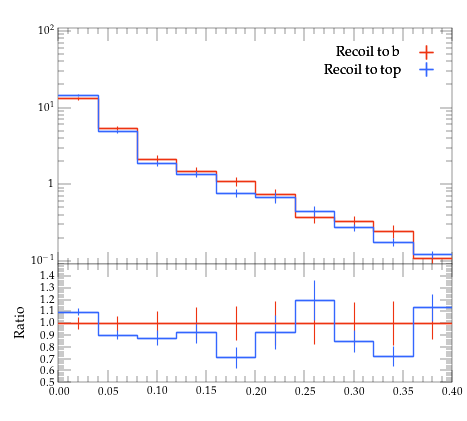

Python code for this plot:
#! /usr/bin/env python

# This Python script was auto-generated using YODA v2.0.2.
# Analysis object: /ATLAS_2013_I1243871/b_rho_ptbin6
# Timestamp: 06-08-2026 (15:14:29)

import matplotlib as mpl
import matplotlib.pyplot as plt
mpl.use('Agg') # comment out for interactive use
import os
import numpy as np

plotDir = os.path.split(os.path.realpath(__file__))[0]
if 'YODA_USER_PLOT_PATH' in globals():
    plot_outdir = globals()['YODA_USER_PLOT_PATH']
else:
    plot_outdir = plotDir

#plot style
plt.style.use(os.path.join(plotDir, '../default.mplstyle'))
# plot metadata
figW, figH = plt.rcParams['figure.figsize']
ax_xLabel = r''
ax_yLabel = r''
ax_title  = r''
ax_xScale = 'linear'
ax_yScale = 'log'
xLims = (0.0, 0.4)
yLims = (0.09000000000000001, 110.00000000000001)

# TeX-friendly labels for the legend
labels = {
    'legend' : ([ r"Recoil to b", r"Recoil to top" ], r""),
}

# Adjust canvas width and height
canvasW = 10.0
canvasH = 9.0
figW *= canvasW/10.
figH *= canvasH/9.

# Create figure and axis objects
fig, (ax, ratio0_ax) = plt.subplots(2, 1, sharex=True,
                  figsize=(figW,figH), gridspec_kw={'height_ratios': (6.0, 3.0)})

# Set figure margins
plt.subplots_adjust(
    left   = 1.0 * plt.rcParams['figure.subplot.left'],
    right  = 1.0 * plt.rcParams['figure.subplot.right'],
    top    = 1.0 * plt.rcParams['figure.subplot.top'],
    bottom = 1.0 * plt.rcParams['figure.subplot.bottom'])

ratio0_ax.yaxis.set_major_locator(mpl.ticker.MultipleLocator(0.1))
ratio0_ax.set_ylim(0.5, 1.4999)
ratio0_ax.set_ylabel('Ratio')

# the numerical data is stored in a separate file
dataf = dict()
prefix = os.path.split(__file__)[0]
if prefix:    prefix = prefix + '/'
exec(open(prefix+'b_rho_ptbin6__data.py').read(), dataf)


legend_handles = dict() # keep track of handles for the legend

# style options for curves
# starts at zorder>=5 to draw curve on top of legend
styles = {
  'recoil_b': {
    'color' : '#EE3311',
    'linestyle' : '-',
    'linewidth' : 1,
    'marker' : 'none',
    'markersize' : 2,
    'capsize' : 0.0,
    'zorder' : 5,
    'histstyle' : 1,
    'drawstyle' : 'steps-pre',
    'xerrorbars' : 1,
    'yerrorbars' : 1,
    'fillcolor' : None,
    'fillopacity' : 1.0,
    'ratio0_linestyle' : '-',
    'ratio0_linewidth' : 1,
    'ratio0_marker' : 'none',
    'ratio0_markersize' : 2,
    'ratio0_capsize' : 0.0,
    'ratio0_zorder' : 5,
    'ratio0_histstyle' : 1,
    'ratio0_drawstyle' : 'steps-pre',
    'ratio0_xerrorbars' : 1,
    'ratio0_yerrorbars' : 1,
  },
  'recoil_t': {
    'color' : '#3366FF',
    'linestyle' : '-',
    'linewidth' : 1,
    'marker' : 'none',
    'markersize' : 2,
    'capsize' : 0.0,
    'zorder' : 6,
    'histstyle' : 1,
    'drawstyle' : 'steps-pre',
    'xerrorbars' : 1,
    'yerrorbars' : 1,
    'fillcolor' : None,
    'fillopacity' : 1.0,
    'ratio0_linestyle' : '-',
    'ratio0_linewidth' : 1,
    'ratio0_marker' : 'none',
    'ratio0_markersize' : 2,
    'ratio0_capsize' : 0.0,
    'ratio0_zorder' : 6,
    'ratio0_histstyle' : 1,
    'ratio0_drawstyle' : 'steps-pre',
    'ratio0_xerrorbars' : 1,
    'ratio0_yerrorbars' : 1,
  },
}

# curve from input yoda files in main panel
for label, yvals in dataf['yvals'].items():
    if all(np.isnan(v) for v in dataf['yvals'][label]):
        continue
    tmp = None
    if styles[label]['histstyle']: # draw as histogram
        xpos = dataf['xedges'][label] if styles[label]['drawstyle'] else dataf['xpoints'][label]
        ypos = np.insert(yvals, 0, yvals[0]) if styles[label]['drawstyle'] else yvals
        if styles[label]['fillcolor']: # fill area below curve
            ax.fill_between(xpos, ypos, step='pre',
                            color=styles[label]['fillcolor'],
                            alpha=styles[label]['fillopacity'])
        tmp, = ax.plot(xpos, ypos,
                       color=styles[label]['color'],
                       linestyle=styles[label]['linestyle'],
                       linewidth=styles[label]['linewidth'],
                       drawstyle=styles[label]['drawstyle'], solid_joinstyle='miter',
                       zorder=styles[label]['zorder'], label=label)
    tmp = ax.errorbar(dataf['xpoints'][label], yvals,
                      xerr=np.array(dataf['xerrs'][label])*styles[label]['xerrorbars'],
                      yerr=np.array(dataf['yerrs'][label])*styles[label]['yerrorbars'],
                      fmt=styles[label]['marker'], capsize=styles[label]['capsize'],
                      markersize=styles[label]['markersize'],
                      ecolor=styles[label]['color'],
                      color=styles[label]['color'], zorder=styles[label]['zorder'])
    tmp[-1][0].set_linestyle(styles[label]['linestyle'])
    tmp[-1][0].set_linewidth(styles[label]['linewidth'])
    if label in dataf['add_legend_handle']:  legend_handles[label] = tmp
    for varLabel in dataf['variation_yvals'].keys():
        if varLabel.startswith(label):
            tmp, = ax.plot(dataf['xedges'][label], dataf['variation_yvals'][varLabel],
                           color=styles[label]['color'],
                           linestyle=styles[label]['linestyle'],
                           linewidth=styles[label]['linewidth'],
                           drawstyle='steps-pre', solid_joinstyle='miter',
                           zorder=styles[label]['zorder'], alpha=0.5)


# plots on ratio panel
# curve from input yoda files in ratio panel
for label, yvals in dataf['ratio0_yvals'].items():
    if all(np.isnan(v) for v in yvals):
        continue
    if styles[label]['ratio0_histstyle']: # plot as histogram
        xpos = dataf['xedges']['recoil_b'] if styles[label]['ratio0_drawstyle'] else dataf['xpoints']['recoil_b']
        ypos = np.insert(yvals, 0, yvals[0]) if styles[label]['ratio0_drawstyle'] else yvals
        ratio0_ax.plot(xpos, ypos,
                       color=styles[label]['color'],
                       linewidth=styles[label]['linewidth'],
                       linestyle=styles[label]['ratio0_linestyle'],
                       drawstyle=styles[label]['ratio0_drawstyle'], zorder=styles[label]['zorder'],
                       solid_joinstyle='miter')
    tmp = ratio0_ax.errorbar(dataf['xpoints']['recoil_b'], yvals,
                             xerr=np.array(dataf['ref_xerrs'])*styles[label]['ratio0_xerrorbars'],
                             yerr=np.array(dataf['ratio0_yerrs'][label])*styles[label]['ratio0_yerrorbars'],
                             fmt=styles[label]['ratio0_marker'], capsize=styles[label]['ratio0_capsize'],
                             markersize=styles[label]['ratio0_markersize'],
                             ecolor=styles[label]['color'],
                             color=styles[label]['color'])
    tmp[-1][0].set_linestyle(styles[label]['ratio0_linestyle'])
    tmp[-1][0].set_linewidth(styles[label]['ratio0_linewidth'])

    for varlabel in dataf['ratio0_variation_vals'].keys():
        if varlabel.startswith(label):
            ratio0_ax.plot(dataf['xedges']['recoil_b'],
                            dataf['ratio0_variation_vals'][varlabel],
                            color=styles[label]['color'],
                            linestyle=styles[label]['linestyle'],
                            linewidth=styles[label]['linewidth'],
                            drawstyle='steps-pre', solid_joinstyle='miter',
                            zorder=1, alpha=0.5)

legend_items = list(legend_handles.values())
ax.add_artist(ax.legend(legend_items,
                        labels['legend'][0],
                        title=labels['legend'][1],
                        alignment='right',
                        loc='upper right',
                        bbox_to_anchor=(1.0, 0.97),markerfirst=False))

# set plot metadata as defined above
ratio0_ax.set_xlabel(ax_xLabel)
ratio0_ax.xaxis.set_label_coords(1., -0.15)
ax.set_ylabel(ax_yLabel, ha='right', va='top')
ax.yaxis.set_label_coords(-0.11, 1.0)
ax.set_title(ax_title, loc='left')
ax.set_xscale(ax_xScale)
ax.set_yscale(ax_yScale)
ax.set_xlim(xLims)
ax.set_ylim(yLims)

# tick formatting
plt.rcParams['xtick.top'] = True
plt.rcParams['ytick.right'] = True
ax.yaxis.set_major_locator(mpl.ticker.LogLocator(base=10.0, numticks=np.inf))
ax.yaxis.set_minor_locator(mpl.ticker.LogLocator(
                           base=10.0, subs=np.arange(0.1, 1, 0.1), numticks=np.inf))
fig.align_ylabels((ax, ratio0_ax))
plt.savefig(os.path.join(plot_outdir, 'b_rho_ptbin6.pdf'), format='PDF')
plt.savefig(os.path.join(plot_outdir, 'b_rho_ptbin6.png'), format='PNG')

plt.close(fig)
